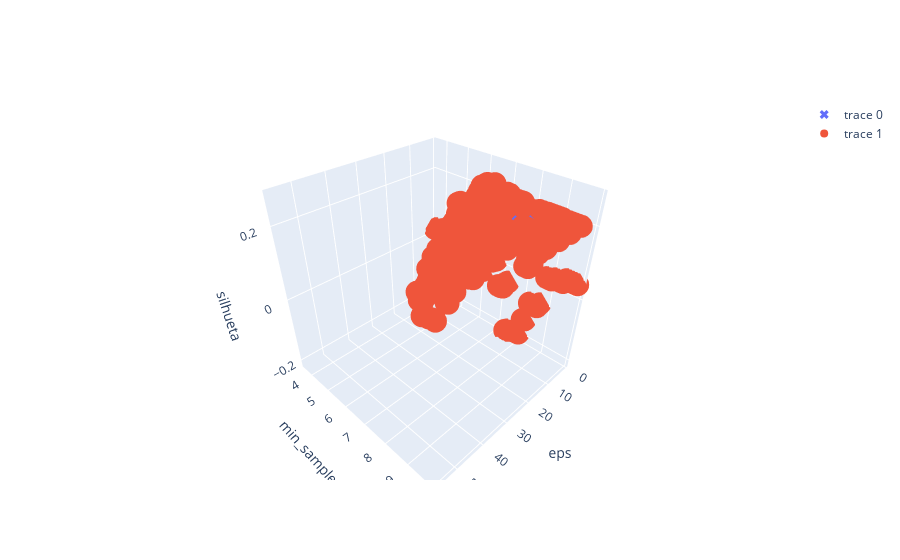

The notebook cell this image was saved under:
### Markdown cell above
## Descobrindo os melhores parametros para DBSCAN

### Code cell
from collections import Counter

#20 valores para cada parâmetro.
faixa_min_samples = [i for i in range(1,100,5)]
faixa_eps = [i/10 for i in range(1,100,1)]

valores_silhueta = []
eps_plot = []
min_samples_plot = []
for min_samples in faixa_min_samples:
  for eps in faixa_eps:
    labels = 0
    agrupador = DBSCAN(eps = eps, min_samples = min_samples, metric = 'manhattan')
    agrupador.fit_predict(dados_normalizados)
    labels = agrupador.labels_
    if(Counter(labels)[0] < len(dados_normalizados) and Counter(labels)[0] > 1): #porque não é possível calcular
    # silhueta para apenas  um cluster ou para número de clústeres igual
    # ao número de dados 
      media_silhueta = silhouette_score(dados_normalizados, labels)
      valores_silhueta.append(media_silhueta)
      eps_plot.append(eps)
      min_samples_plot.append(min_samples)


ind = valores_silhueta.index(max(valores_silhueta))
#@title Default title text
fig = go.Figure()
fig.add_trace(go.Scatter3d(x=[min_samples_plot[ind]],
                         y = [eps_plot[ind]], z = [max(valores_silhueta)],
                         mode = 'markers',marker_line_color="midnightblue", 
                          marker_symbol=['x']))
fig.add_trace(go.Scatter3d(x=min_samples_plot,
                         y = eps_plot, z = valores_silhueta,
                         mode = 'markers',
                        text = labels))
fig.update_layout(scene = dict(
                    xaxis_title='eps',
                    yaxis_title='min_samples',
                    zaxis_title='silhueta'))
fig.show()

### Figure 1 — Plotly figure (JSON) as saved in the notebook; plotly's stock layout.template omitted (floating-point values rounded to 4 significant figures; data arrays with more than 128 entries replaced by an {"elided": "..."} marker saying what was removed)
{"data": [{"marker": {"line": {"color": "midnightblue"}, "symbol": ["x"]}, "mode": "markers", "type": "scatter3d", "x": [26], "y": [9.5], "z": [0.2691]}, {"mode": "markers", "text": {"elided": "178 int values"}, "type": "scatter3d", "x": {"elided": "386 int values"}, "y": {"elided": "386 float values"}, "z": {"elided": "386 float values"}}], "layout": {"scene": {"xaxis": {"title": {"text": "eps"}}, "yaxis": {"title": {"text": "min_samples"}}, "zaxis": {"title": {"text": "silhueta"}}}}}
